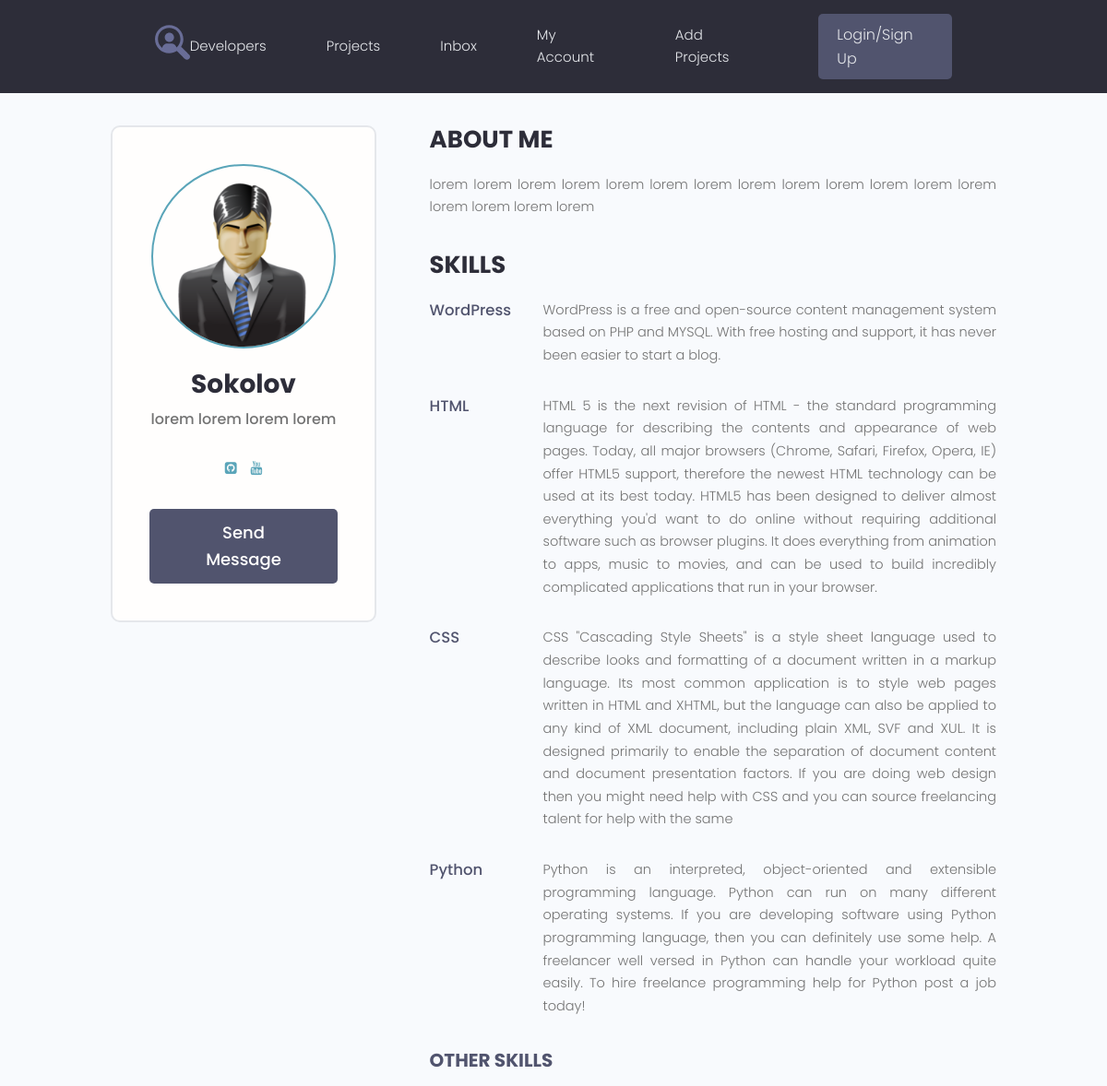
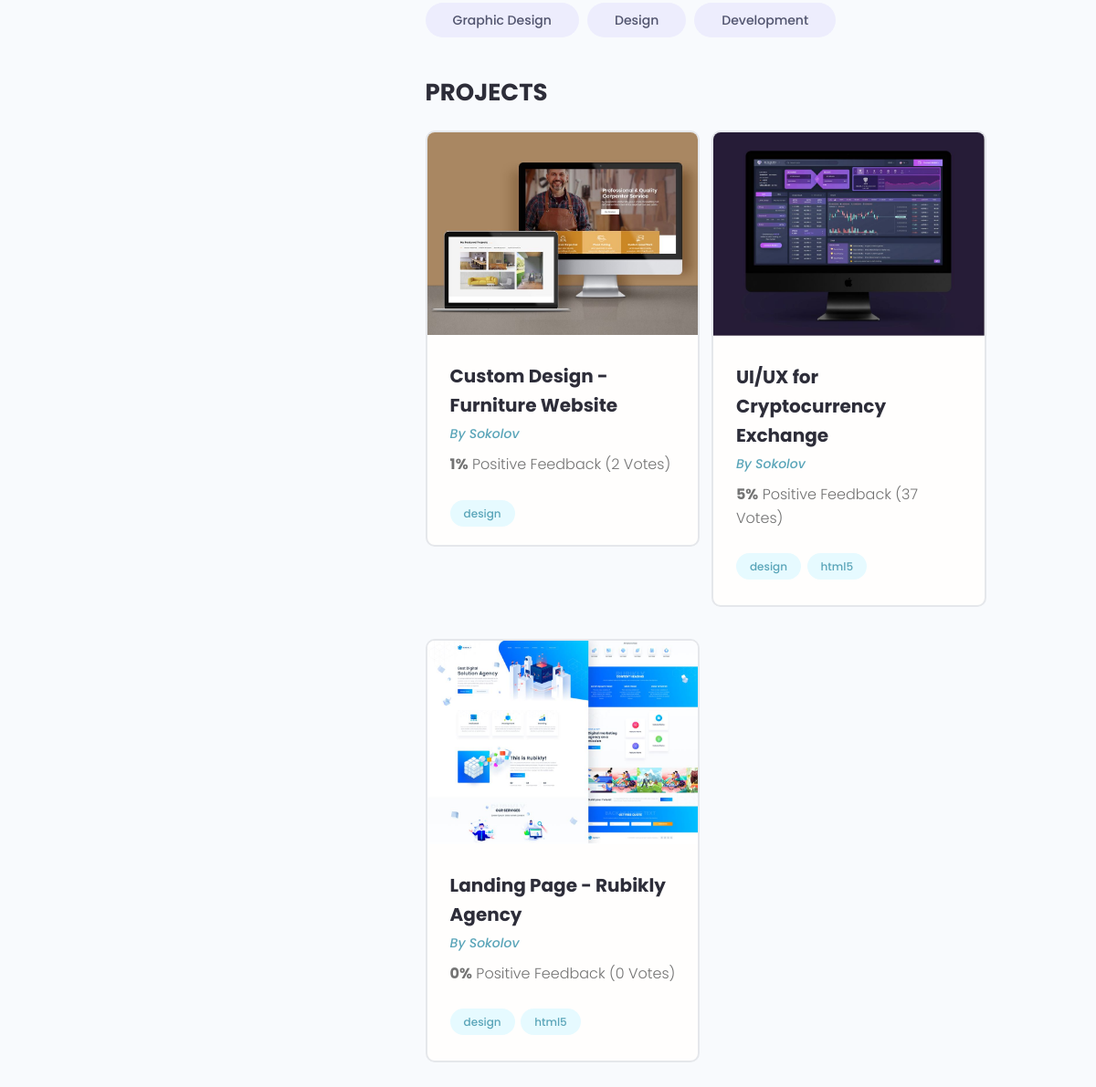
The page /profile/3 on the database its author committed (2 pictures, top to bottom).
### users/models.py (models this page shows, shortened)
class Profile(models.Model):
    user = models.OneToOneField(User, on_delete=models.CASCADE, blank=True)
    name = models.CharField(max_length=200, blank=True)
    email = models.EmailField(max_length=500, blank=True)
    username = models.CharField(max_length=200, blank=True)
    short_info = models.CharField(max_length=200, blank=True)
    bio = models.TextField(blank=True)
    profile_image = models.ImageField(upload_to="profiles/", default="profiles/user-default.png")
    social_github = models.CharField(max_length=200, blank=True)
    social_youtube = models.CharField(max_length=200, blank=True)
    social_website = models.CharField(max_length=200, blank=True)
    created = models.DateTimeField(auto_now_add=True)

class Skill(models.Model):
    owner = models.ForeignKey(Profile, on_delete=models.CASCADE, blank=True)
    name = models.CharField(max_length=200, blank=True)
    description = models.TextField(blank=True)
    created = models.DateTimeField(auto_now_add=True)
    def __str__(self):
        return self.name

### projects/models.py (models this page shows, shortened)
class Project(models.Model):
    owner = models.ForeignKey(Profile, on_delete=models.SET_NULL, blank=True, null=True)
    title = models.CharField(max_length=200)
    description = models.TextField(blank=True)
    featured_image = models.ImageField(default="default.jpg", upload_to="projects/%Y/%m/%d/")
    demo_link = models.CharField(max_length=2000, blank=True)
    source_link = models.CharField(max_length=2000, blank=True)
    tags = models.ManyToManyField('Tag', blank=True)
    vote_total = models.IntegerField(default=0)
    vote_ratio = models.IntegerField(default=0)
    created = models.DateField(auto_now_add=True)

class Tag(models.Model):
    name = models.CharField(max_length=200)
    created = models.DateField(auto_now_add=True)
    def __str__(self):
        return self.name

### users/views.py (the view)
# urls.py: path('profile/<str:pk>', views.user_profile, name="user_profile"),
def user_profile(request, pk):
    prof = Profile.objects.get(id=pk)
    top_skills = prof.skill_set.exclude(description__exact="")
    other_skills = prof.skill_set.filter(description="")
    context = {
        'profile': prof,
        'top_skills': top_skills,
        'other_skills': other_skills
    }
    return render(request, 'users/profile.html', context)

### users/templates/users/profile.html (shortened to what this page needs)
{% extends 'projects/base.html' %}
{% block content %}
  <main class="profile my-md">
    <div class="container">
      <div class="layout">
        <div class="column column--1of3">
          <div class="card text-center">
            <div class="card__body dev">
              <img class="avatar avatar--xl" src="{{ profile.profile_image.url }}" />
              <h2 class="dev__name">{{ profile.name }}</h2>
              <p class="dev__title">{{ profile.short_info }}</p>
              <ul class="dev__social">
                  {% if profile.social_github %}
                <li>
                  <a title="Github" href="{{ profile.social_github }}" target="_blank"><i class="fa fa-github-square"></i></a>
                </li>
                    {% endif %}
                <li>
                  <a title="Youtube" href="{{ profile.social_youtube }}" target="_blank"><i class="fa fa-youtube"></i></a>
                </li>
              </ul>
              <a href="#" class="btn btn--sub btn--lg">Send Message </a>
            </div>
          </div>
        </div>
        <div class="column column--2of3">
          <div class="devInfo">
            <h3 class="devInfo__title">About Me</h3>
            <p class="devInfo__about">
              {{ profile.bio }}
            </p>
          </div>
          <div class="devInfo">
            <h3 class="devInfo__title">Skills</h3>
            <div class="devInfo__skills">
              {% for skill in top_skills %}
              <div class="devSkill">
                <h4 class="devSkill__title">{{ skill.name }}</h4>
                <p class="devSkill__info">
                  {{ skill.description }}
                </p>
              </div>
              {% endfor %}
              <h3 class="devInfo__subtitle">Other Skills</h3>
              <div class="devInfo__otherSkills">
                {% for skill in other_skills %}
                <span class="tag tag--pill tag--sub tag--lg">
                  <small>{{ skill }}</small>
                </span>
                {% endfor %}
              </div>
            </div>
          </div>
          <div class="devInfo">
            <h3 class="devInfo__title">Projects</h3>
            <div class="grid grid--two">
                {% for project in profile.project_set.all %}
              <div class="column">
                <div class="card project">
                  <a href="{% url 'project' project.id %}" class="project">
                    <img class="project__thumbnail" src="{{ project.featured_image.url }}" alt="project thumbnail" />
                    <div class="card__body">
                      <h3 class="project__title">{{ project.title }}</h3>
                      <p><a class="project__author" href="{% url 'user_profile' project.owner.id %}">By {{ project.owner.name }}</a></p>
                      <p class="project--rating">
                        <span style="font-weight: bold;">{{ project.vote_ratio }}%</span> Positive
                    Feedback ({{ project.vote_total }} Vote{{ project.vote_total|pluralize:'s' }})
                      </p>
                      <div class="project__tags">
                        {% for tag in project.tags.all %}
                        <span class="tag tag--pill tag--main">
                          <small>{{ tag }}</small>
                        </span>
                        {% endfor %}
                      </div>
                    </div>
                  </a>
                </div>
              </div>
                {% endfor %}
            </div>
          </div>
        </div>
      </div>
    </div>
  </main>
{% endblock %}

### projects/static/styles/app.css (style rules this page uses)
:root { --color-sub: #2d2d39; }
.btn--sub { background-color: var(--color-sub-light); }
.card { border: 2px solid var(--color-light); }
img { width: 100%; }
.profile .card > .dev { padding: 4rem; }
.dev__name { color: var(--color-sub); font-size: 2.8rem; font-weight: 700; margin-top: 1rem; margin-bottom: 0.5rem; }
.dev__title { font-size: 1.6rem; font-weight: 500; line-height: 1.3; }
.dev__social { margin: 3rem 0; list-style: none; display: flex; justify-content: center; gap: 1.5rem; }
.devInfo { margin-bottom: 3rem; }
.devInfo__title, .devInfo__subtitle { font-size: 2.6rem; color: var(--color-sub); text-transform: uppercase; font-weight: 700; margin-bottom: 1.5rem; }
.devInfo__subtitle { font-size: 2rem; color: var(--color-sub-light); }
.devInfo__about, .devSkill__info { font-size: 1.45rem; line-height: 1.7; text-align: justify; }
.devSkill { margin-bottom: 3rem; }
.devSkill__title { font-size: 1.65rem; font-weight: 500; color: var(--color-sub-light); }
@media screen and (min-width: 700px) { .devSkill { display: flex; justify-content: space-between; gap: 3rem; } }
@media screen and (min-width: 700px) { .devSkill__info { flex-basis: 80%; } }
.project__author { font-size: 1.4rem; font-style: italic; }
.project--rating { margin-bottom: 1.6em; margin-top: .5em; }
.project__thumbnail { object-fit: cover; object-position: top center; width: 100%; }
.project__title { font-size: 2rem; font-weight: 700; color: var(--color-sub); }

### projects/static/uikit/styles/modules/_variables.css (style rules this page uses)
:root { --color-main: #5aa5b9; --color-main-light: #e6faff; --color-sub: #3f4156; --color-sub-light: #51546e; --color-sub-lighter: #ededfd; --color-text: #737373; --color-gray: #8b8b8b; --color-light: #e5e7eb; --color-light-gray: #767676; --color-bg: #f8fafd; --color-white: #fffefd; --color-white-light: #f3f3f3; --color-success: #359e64; --color-success-bg: #def8e8; --color-error: #fc4b0b; --color-error-bg: #fff2ee; --font-base: 'Poppins', arial, helvetica, 'Segoe UI', roboto, ubuntu, sans-serif; --font-monospace: 'Fira Code', 'Courier New', courier, monospace; --font-regular: 300; --font-medium: 500; --font-bold: 700; --generic-shadow: 1px 1px 5px #00000010; --generic-transition: all 0.3s ease-in-out; }

### projects/static/uikit/styles/modules/_base.css (style rules this page uses)
* { margin: 0; padding: 0; box-sizing: border-box; text-rendering: optimizeLegibility; color: inherit; font-size: inherit; }
html { font-size: 50%; }
@media only screen and (min-width: 480px) { html { font-size: 56.25%; } }
@media only screen and (min-width: 1200px) { html { font-size: 62.5%; } }
body { line-height: 1.6; font-weight: 400; font-size: 1.5rem; color: var(--color-text); background-color: var(--color-bg); min-height: 100vh; }

### projects/static/uikit/styles/modules/_typography.css (style rules this page uses)
* { font-family: var(--font-base); }
h2 { font-size: 3.6rem; font-weight: var(--font-bold); }
h3 { font-size: 3.2rem; font-weight: var(--font-medium); }
h4 { font-size: 2.8rem; font-weight: var(--font-medium); }
p, span, strong { font-size: 1.6rem; color: var(--color-text); font-weight: var(--font-regular); }
a { padding-bottom: 2px; text-decoration: none; display: inline-block; color: var(--color-main); font-weight: var(--font-medium); }

### projects/static/uikit/styles/modules/_utilities.css (style rules this page uses)
.container { width: 92%; max-width: 165rem; margin: 0 auto; box-sizing: border-box; }
@media screen and (min-width: 1000px) { .container { width: 90%; } }
@media screen and (min-width: 1200px) { .container { width: 80%; } }
.text-center { text-align: center; }
.my-md { margin: 3rem auto; }

### projects/static/uikit/styles/modules/_avatar.css (style rules this page uses)
.avatar { border-radius: 50%; border: 2px solid var(--color-main); object-fit: cover; }
.avatar--xl { height: 20rem; width: 20rem; }

### projects/static/uikit/styles/modules/_button.css (style rules this page uses)
.btn { display: inline-block; position: relative; cursor: pointer; background-color: var(--color-light); font-weight: var(--font-medium); color: var(--color-sub); text-decoration: none; padding: 1rem 2rem; border-radius: 0.5rem; border: none; width: -webkit-fit-content; width: -moz-fit-content; width: fit-content; height: -webkit-fit-content; height: -moz-fit-content; height: fit-content; font-size: 1.6rem; outline-width: 0; outline-color: transparent; -webkit-backface-visibility: hidden; backface-visibility: hidden; transition: all 0.3s ease-in-out; }
.btn--sub { background-color: var(--color-sub); color: var(--color-white); }
.btn--lg { font-size: 1.8rem; padding: 1.2rem 4.5rem; }

### projects/static/uikit/styles/modules/_card.css (style rules this page uses)
.card { border-radius: 1rem; background-color: var(--color-white); border: 1.5px solid var(--color-light); width: auto; height: auto; margin-top: 0.5rem; margin-bottom: 0.5rem; overflow: hidden; }
.card__body, .card__header { padding: 2rem 2.5rem; }

### rows shown on the page
Profile: profile_image (placeholder picture), name "Sokolov", short_info "lorem lorem lorem lorem", bio "lorem lorem lorem lorem lorem lorem lorem lorem lorem lorem lorem lorem lorem lorem lorem lorem lorem"
Skill: name "WordPress", description "WordPress is a free and open-source content management system based on PHP and MYSQL. With free hosting and support, it has never been easier to start a blog."
Skill: name "HTML", description "HTML 5 is the next revision of HTML - the standard programming language for describing the contents and appearance of web pages. Today, all major browsers (Chrome, Safari, Firefox, Opera, IE) offer HTML5 support, therefore the newest HTML technology can be used at its best today. HTML5 has been designed to deliver almost everything you'd want to do online without requiring additional software such as browser plugins. It does everything from animation to apps, music to movies, and can be used to build incredibly complicated applications that run in your browser."
Skill: name "CSS", description "CSS \"Cascading Style Sheets\" is a style sheet language used to describe looks and formatting of a document written in a markup language. Its most common application is to style web pages written in HTML and XHTML, but the language can also be applied to any kind of XML document, including plain XML, SVF and XUL. It is designed primarily to enable the separation of document content and document presentation factors. If you are doing web design then you might need help with CSS and you can source freelancing talent for help with the same"
Skill: name "Python", description "Python is an interpreted, object-oriented and extensible programming language. Python can run on many different operating systems. If you are developing software using Python programming language, then you can definitely use some help. A freelancer well versed in Python can handle your workload quite easily. To hire freelance programming help for Python post a job today!"
Skill: name "Graphic Design"
Skill: name "Design"
Skill: name "Development"
Project: featured_image (picture), title "Custom Design - Furniture Website", owner.name "Sokolov", vote_ratio "1", vote_total "2"
Tag: name "design"
Project: featured_image (picture), title "UI/UX for Cryptocurrency Exchange", owner.name "Sokolov", vote_ratio "5", vote_total "37"
Tag: name "html5"
Project: featured_image (picture), title "Landing Page - Rubikly Agency", owner.name "Sokolov", vote_ratio "0", vote_total "0"
